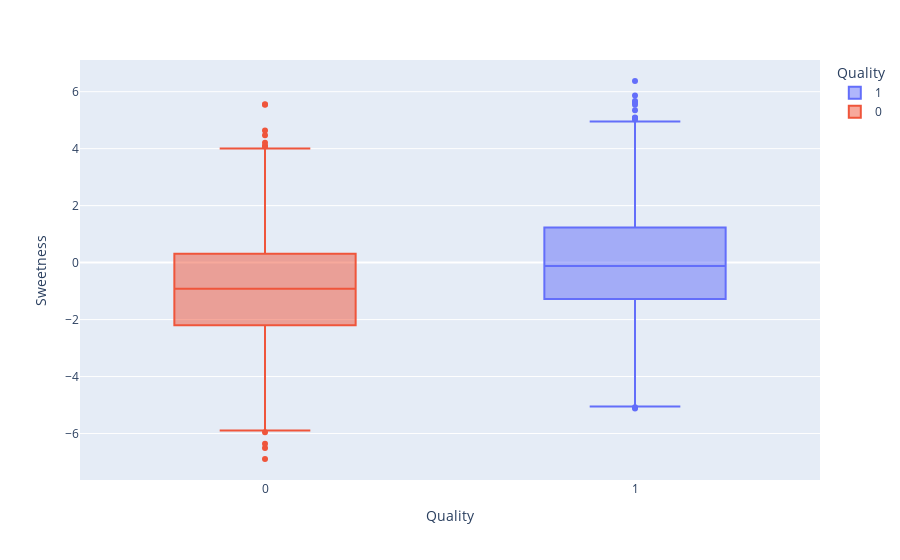

Here is the notebook cell this chart was saved with:
### Code cell
# BoxPlot Quality x Sweetness
px.box(df_frutas,x='Quality',y='Sweetness',color='Quality')

### Figure 1 — Plotly figure (JSON) as saved in the notebook; plotly's stock layout.template omitted (floating-point values rounded to 4 significant figures; data arrays with more than 128 entries replaced by an {"elided": "..."} marker saying what was removed)
{"data": [{"alignmentgroup": "True", "hovertemplate": "Quality=%{x}<br>Sweetness=%{y}<extra></extra>", "legendgroup": "1", "marker": {"color": "#636efa"}, "name": "1", "notched": false, "offsetgroup": "1", "orientation": "v", "showlegend": true, "type": "box", "x": {"elided": "2004 int values"}, "x0": " ", "xaxis": "x", "y": {"elided": "2004 float values"}, "y0": " ", "yaxis": "y"}, {"alignmentgroup": "True", "hovertemplate": "Quality=%{x}<br>Sweetness=%{y}<extra></extra>", "legendgroup": "0", "marker": {"color": "#EF553B"}, "name": "0", "notched": false, "offsetgroup": "0", "orientation": "v", "showlegend": true, "type": "box", "x": {"elided": "1996 int values"}, "x0": " ", "xaxis": "x", "y": {"elided": "1996 float values"}, "y0": " ", "yaxis": "y"}], "layout": {"boxmode": "overlay", "legend": {"title": {"text": "Quality"}, "tracegroupgap": 0}, "margin": {"t": 60}, "xaxis": {"anchor": "y", "categoryarray": [1, 0], "categoryorder": "array", "domain": [0, 1], "title": {"text": "Quality"}}, "yaxis": {"anchor": "x", "domain": [0, 1], "title": {"text": "Sweetness"}}}}
